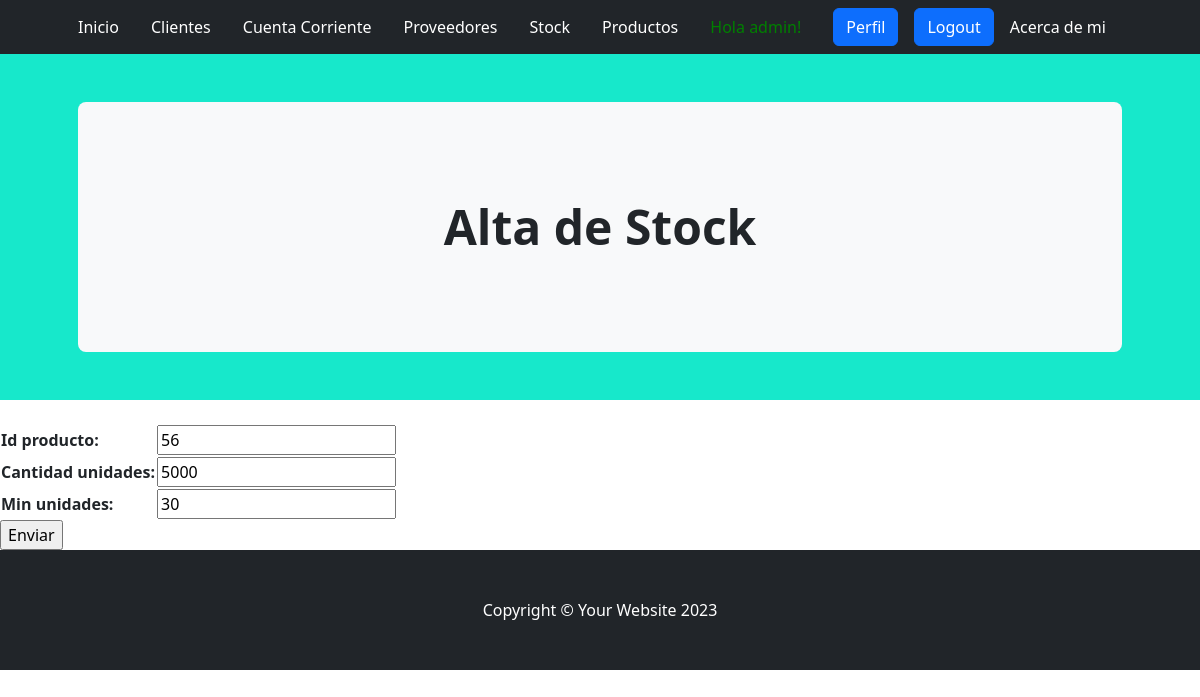
The app's page /aplicacion/stock_update/1/ (signed in) with its own data.
### aplicacion/models.py (models this page shows, shortened)
class Stock(models.Model):
    id_producto=models.IntegerField()
    cantidad_unidades=models.IntegerField() #unidades en stock
    min_unidades=models.IntegerField() #Minimo de unidades para pedir reposicion

### aplicacion/views.py (the view)
# urls.py: path('stock_update/<int:pk>/', StockUpdate.as_view(), name="stock_update"),
class StockUpdate(LoginRequiredMixin,UpdateView):
    model = Stock
    fields = ['id_producto', 'cantidad_unidades', 'min_unidades']
    success_url = reverse_lazy('stock')

### aplicacion/templates/aplicacion/stock_form.html (shortened to what this page needs)
{% extends 'aplicacion/home.html' %}
{% block titulo %}
<header class="py-5" style="background-color: #17E8CB;">
    <div class="container px-lg-5">
        <div class="p-4 p-lg-5 bg-light rounded-3 text-center">
            <div class="m-4 m-lg-5">
                <h1 class="display-5 fw-bold">Alta de Stock</h1>
            </div>
        </div>
    </div>
</header>
{% endblock titulo %}
{% block contenido %}
<form action="" method="post">
    <br>
    <table>
        {{ form.as_table }}
    </table>
<input type="submit" value="Enviar">
</form>
{% endblock contenido %}

### aplicacion/templates/aplicacion/home.html (shortened to what this page needs)
<!DOCTYPE html>
<html lang="en">
    <head>
        {% load static %}
        <link href="https://cdn.jsdelivr.net/npm/bootstrap-icons@1.4.1/font/bootstrap-icons.css" rel="stylesheet" />
        <link href="{% static 'css/styles.css'%}" rel="stylesheet" />
        <link rel="stylesheet" href="https://cdnjs.cloudflare.com/ajax/libs/font-awesome/6.4.0/css/all.min.css">
    </head>
    <body>
        <nav class="navbar navbar-expand-lg navbar-dark bg-dark">
            <div class="container px-lg-5">
                {% if user.is_authenticated %}
                    <a class="navbar-brand" href="{% url 'home' %}" style="font-size: 16px;">Inicio</a>
                    <a class="navbar-brand" href="{% url 'clientes' %}" style="font-size: 16px;">Clientes</a>
                    <a class="navbar-brand" href="{% url 'cuentas' %}" style="font-size: 16px;">Cuenta Corriente</a>
                    <a class="navbar-brand" href="{% url 'proveedores' %}" style="font-size: 16px;">Proveedores</a>
                    <a class="navbar-brand" href="{% url 'stock' %}" style="font-size: 16px;">Stock</a>
                    <a class="navbar-brand" href="{% url 'productos' %}" style="font-size: 16px;">Productos</a>
                    <a style="color:green">Hola {{user.username}}!</a>
                    <a class="btn btn-primary" href="{% url 'editar_perfil' %}">Perfil</a>
                    <a class="btn btn-primary" href="{% url 'logout' %}">Logout</a>
                    <a class="navbar-brand" href="{% url 'acercademi' %}" style="font-size: 16px;">Acerca de mi</a>
                {% else %}
                    <a class="btn btn-primary" href="{% url 'login' %}">Login</a>
                    <a class="navbar-brand" href="https://youtu.be/ZOIlyNOlLJU" target="_blank" style="font-size: 16px;">Video explicativo</a>
                    <a class="btn btn-success" href="{% url 'registro' %}">Registro</a>
                {% endif %}
            </div>
        </nav>
        {% block titulo %}{% endblock titulo %}
        {% block contenido %}
        {% endblock contenido %}
        <footer class="py-5 bg-dark">
            <div class="container"><p class="m-0 text-center text-white">Copyright &copy; Your Website 2023</p></div>
        </footer>
    </body>
</html>

### records on screen
Stock: id_producto "56", cantidad_unidades "5000", min_unidades "30"

### other values on screen
{{ user.username }} "admin"
